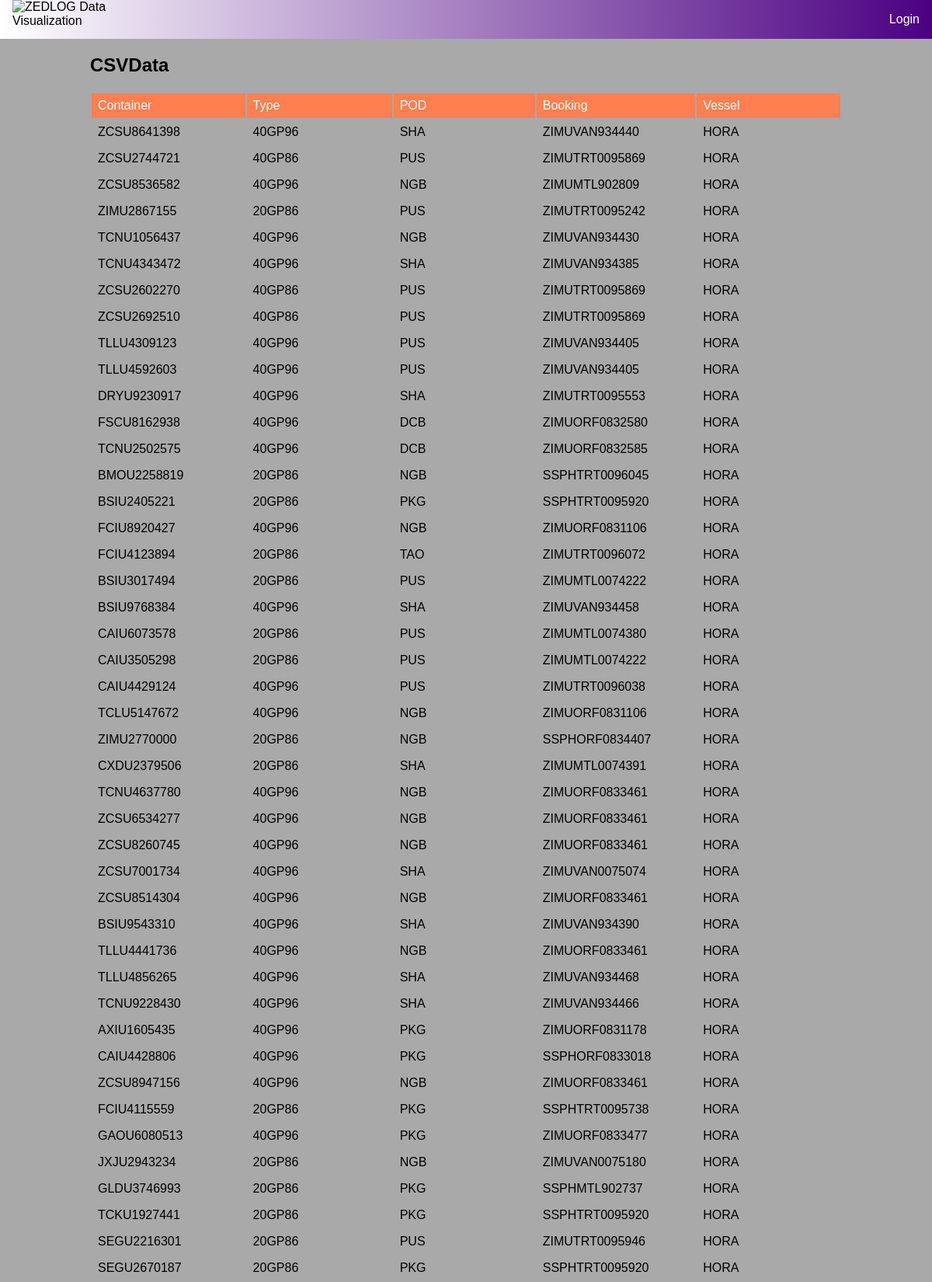
The app's page /csvdata/ (upper part) with its own data.
### valdata/models.py (models this page shows, shortened)
class PortCSV(models.Model):
    filefk = models.ForeignKey(
        PortFILE, on_delete=models.CASCADE, null=True)
    date = models.DateField(auto_now_add=True)
    serial = models.CharField(max_length=15, null=True, blank=True)
    tipo = models.CharField(max_length=10, null=True, blank=True)
    location = models.CharField(max_length=10, null=True, blank=True)
    full = models.CharField(max_length=10, null=True, blank=True)
    pod = models.CharField(max_length=10, null=True, blank=True)
    position = models.CharField(max_length=20, null=True, blank=True)
    booking = models.CharField(max_length=20, null=True, blank=True)
    vessel = models.CharField(max_length=10, null=True, blank=True)
    peso = models.DecimalField(decimal_places=2, max_digits=20)
    carga = models.DecimalField(decimal_places=2, max_digits=20)
    arrival = models.CharField(max_length=50, null=True, blank=True)
    onhold = models.CharField(max_length=20, null=True, blank=True)
    commodity = models.CharField(max_length=50, null=True, blank=True)
    haz = models.CharField(max_length=50, null=True, blank=True)
    reefer = models.CharField(max_length=10, null=True, blank=True)
    ondock = models.CharField(max_length=1, null=True, blank=True)
    oog = models.CharField(max_length=50, null=True, blank=True)

### valdata/views.py (the view)
# urls.py: path('csvdata/', csvdata, name='urlcsvdata'),
def csvdata(request):
    data = {}
    data['user'] = request.user
    data['csv'] = PortCSV.objects.all()
    return render(request, 'valdata/csvdata.html', data)

### valdata/templates/valdata/csvdata.html (shortened to what this page needs)
{% extends 'valdata/base.html' %}
{% block main %}
<div id="csvdata" class="wrapper">
    <h2>CSVData</h2>
    <table class="table">
        <thead>
            <tr>
                <th>Container</th>
                <th>Type</th>
                <th>POD</th>
                <th>Booking</th>
                <th>Vessel</th>
            </tr>
        </thead>
        <tbody>
            {% for container in csv %}
                <tr>
                    <td>{{ container.serial }}</td>
                    <td>{{ container.tipo }}</td>
                    <td>{{ container.pod }}</td>
                    <td>{{ container.booking }}</td>
                    <td>{{ container.vessel }}</td>
                </tr>
            {% endfor %}
        </tbody>
    </table>
</div>
{% endblock %}

### valdata/static/css/style.css (style rules this page uses)
html { font-family: 'Gill Sans', 'Gill Sans MT', Calibri, 'Trebuchet MS', sans-serif; }
body { margin: 0; height: 100%; }
.table { margin-bottom: 2rem; }
table th, table td { padding: 0 0.5rem; font-weight: 400; height: 2rem; vertical-align: center; text-align: left; width: 200px; }
table th { background-color: coral; color: white; }

### records on screen
PortCSV: serial "ZCSU8641398", tipo "40GP96", pod "SHA", booking "ZIMUVAN934440", vessel "HORA"
PortCSV: serial "ZCSU2744721", tipo "40GP86", pod "PUS", booking "ZIMUTRT0095869", vessel "HORA"
PortCSV: serial "ZCSU8536582", tipo "40GP96", pod "NGB", booking "ZIMUMTL902809", vessel "HORA"
PortCSV: serial "ZIMU2867155", tipo "20GP86", pod "PUS", booking "ZIMUTRT0095242", vessel "HORA"
PortCSV: serial "TCNU1056437", tipo "40GP96", pod "NGB", booking "ZIMUVAN934430", vessel "HORA"
PortCSV: serial "TCNU4343472", tipo "40GP96", pod "SHA", booking "ZIMUVAN934385", vessel "HORA"
PortCSV: serial "ZCSU2602270", tipo "40GP86", pod "PUS", booking "ZIMUTRT0095869", vessel "HORA"
PortCSV: serial "ZCSU2692510", tipo "40GP86", pod "PUS", booking "ZIMUTRT0095869", vessel "HORA"
PortCSV: serial "TLLU4309123", tipo "40GP96", pod "PUS", booking "ZIMUVAN934405", vessel "HORA"
PortCSV: serial "TLLU4592603", tipo "40GP96", pod "PUS", booking "ZIMUVAN934405", vessel "HORA"
PortCSV: serial "DRYU9230917", tipo "40GP96", pod "SHA", booking "ZIMUTRT0095553", vessel "HORA"
PortCSV: serial "FSCU8162938", tipo "40GP96", pod "DCB", booking "ZIMUORF0832580", vessel "HORA"
PortCSV: serial "TCNU2502575", tipo "40GP96", pod "DCB", booking "ZIMUORF0832585", vessel "HORA"
PortCSV: serial "BMOU2258819", tipo "20GP86", pod "NGB", booking "SSPHTRT0096045", vessel "HORA"
PortCSV: serial "BSIU2405221", tipo "20GP86", pod "PKG", booking "SSPHTRT0095920", vessel "HORA"
PortCSV: serial "FCIU8920427", tipo "40GP96", pod "NGB", booking "ZIMUORF0831106", vessel "HORA"
PortCSV: serial "FCIU4123894", tipo "20GP86", pod "TAO", booking "ZIMUTRT0096072", vessel "HORA"
PortCSV: serial "BSIU3017494", tipo "20GP86", pod "PUS", booking "ZIMUMTL0074222", vessel "HORA"
PortCSV: serial "BSIU9768384", tipo "40GP96", pod "SHA", booking "ZIMUVAN934458", vessel "HORA"
PortCSV: serial "CAIU6073578", tipo "20GP86", pod "PUS", booking "ZIMUMTL0074380", vessel "HORA"
PortCSV: serial "CAIU3505298", tipo "20GP86", pod "PUS", booking "ZIMUMTL0074222", vessel "HORA"
PortCSV: serial "CAIU4429124", tipo "40GP96", pod "PUS", booking "ZIMUTRT0096038", vessel "HORA"
PortCSV: serial "TCLU5147672", tipo "40GP96", pod "NGB", booking "ZIMUORF0831106", vessel "HORA"
PortCSV: serial "ZIMU2770000", tipo "20GP86", pod "NGB", booking "SSPHORF0834407", vessel "HORA"
PortCSV: serial "CXDU2379506", tipo "20GP86", pod "SHA", booking "ZIMUMTL0074391", vessel "HORA"
PortCSV: serial "TCNU4637780", tipo "40GP96", pod "NGB", booking "ZIMUORF0833461", vessel "HORA"
PortCSV: serial "ZCSU6534277", tipo "40GP96", pod "NGB", booking "ZIMUORF0833461", vessel "HORA"
PortCSV: serial "ZCSU8260745", tipo "40GP96", pod "NGB", booking "ZIMUORF0833461", vessel "HORA"
PortCSV: serial "ZCSU7001734", tipo "40GP96", pod "SHA", booking "ZIMUVAN0075074", vessel "HORA"
PortCSV: serial "ZCSU8514304", tipo "40GP96", pod "NGB", booking "ZIMUORF0833461", vessel "HORA"
PortCSV: serial "BSIU9543310", tipo "40GP96", pod "SHA", booking "ZIMUVAN934390", vessel "HORA"
PortCSV: serial "TLLU4441736", tipo "40GP96", pod "NGB", booking "ZIMUORF0833461", vessel "HORA"
PortCSV: serial "TLLU4856265", tipo "40GP96", pod "SHA", booking "ZIMUVAN934468", vessel "HORA"
PortCSV: serial "TCNU9228430", tipo "40GP96", pod "SHA", booking "ZIMUVAN934466", vessel "HORA"
PortCSV: serial "AXIU1605435", tipo "40GP96", pod "PKG", booking "ZIMUORF0831178", vessel "HORA"
PortCSV: serial "CAIU4428806", tipo "40GP96", pod "PKG", booking "SSPHORF0833018", vessel "HORA"
PortCSV: serial "ZCSU8947156", tipo "40GP96", pod "NGB", booking "ZIMUORF0833461", vessel "HORA"
PortCSV: serial "FCIU4115559", tipo "20GP86", pod "PKG", booking "SSPHTRT0095738", vessel "HORA"
PortCSV: serial "GAOU6080513", tipo "40GP96", pod "PKG", booking "ZIMUORF0833477", vessel "HORA"
PortCSV: serial "JXJU2943234", tipo "20GP86", pod "NGB", booking "ZIMUVAN0075180", vessel "HORA"
PortCSV: serial "GLDU3746993", tipo "20GP86", pod "PKG", booking "SSPHMTL902737", vessel "HORA"
PortCSV: serial "TCKU1927441", tipo "20GP86", pod "PKG", booking "SSPHTRT0095920", vessel "HORA"
PortCSV: serial "SEGU2216301", tipo "20GP86", pod "PUS", booking "ZIMUTRT0095946", vessel "HORA"
PortCSV: serial "SEGU2670187", tipo "20GP86", pod "PKG", booking "SSPHTRT0095920", vessel "HORA"
